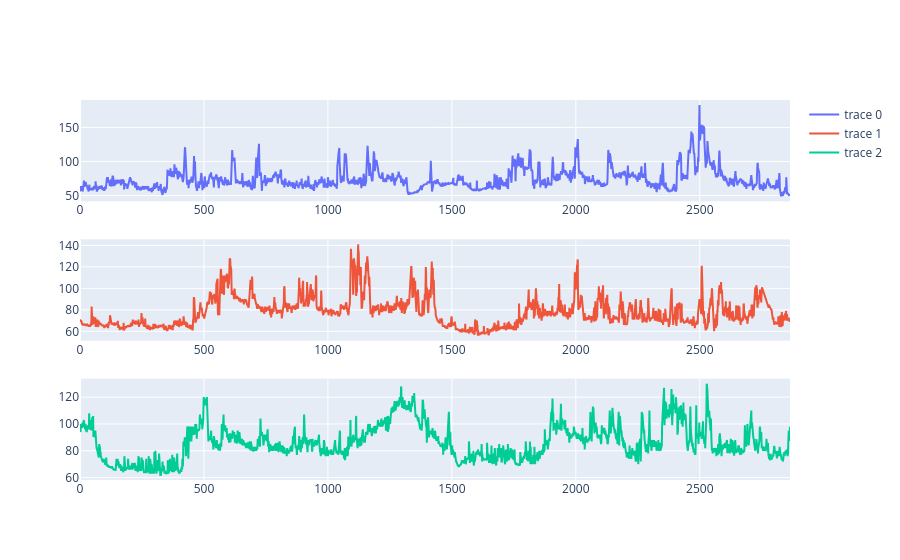

The notebook cell saved with this chart:
### Code cell
fig = make_subplots(rows = 3, cols = 1)

fig.add_trace(
    go.Scatter(y=hrs[0]),
    row=1, col=1
)

fig.add_trace(
    go.Scatter(y=hrs[1]), row=2, col=1
)

fig.add_trace(
    go.Scatter(y=hrs[2]), row=3, col=1
)

fig.show()

### Figure 1 — Plotly figure (JSON) as saved in the notebook; plotly's stock layout.template omitted (floating-point values rounded to 4 significant figures; data arrays with more than 128 entries replaced by an {"elided": "..."} marker saying what was removed)
{"data": [{"type": "scatter", "xaxis": "x", "y": {"elided": "2865 float values"}, "yaxis": "y"}, {"type": "scatter", "xaxis": "x2", "y": {"elided": "2865 float values"}, "yaxis": "y2"}, {"type": "scatter", "xaxis": "x3", "y": {"elided": "2865 float values"}, "yaxis": "y3"}], "layout": {"xaxis": {"anchor": "y", "domain": [0, 1]}, "xaxis2": {"anchor": "y2", "domain": [0, 1]}, "xaxis3": {"anchor": "y3", "domain": [0, 1]}, "yaxis": {"anchor": "x", "domain": [0.7333, 1]}, "yaxis2": {"anchor": "x2", "domain": [0.3667, 0.6333]}, "yaxis3": {"anchor": "x3", "domain": [0, 0.2667]}}}
